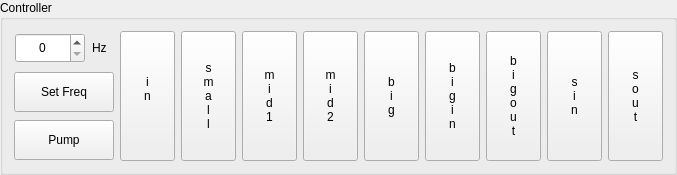
      <widget class="QGroupBox" name="groupBox_2">
       <property name="sizePolicy">
        <sizepolicy hsizetype="Fixed" vsizetype="Fixed">
         <horstretch>0</horstretch>
         <verstretch>0</verstretch>
        </sizepolicy>
       </property>
       <property name="title">
        <string>Controller</string>
       </property>
       <layout class="QGridLayout" name="gridLayout_8">
        <item row="0" column="0">
         <layout class="QHBoxLayout" name="horizontalLayout">
          <property name="sizeConstraint">
           <enum>QLayout::SetDefaultConstraint</enum>
          </property>
          <item>
           <widget class="QSpinBox" name="spinBoxFreq">
            <property name="sizePolicy">
             <sizepolicy hsizetype="Fixed" vsizetype="Fixed">
              <horstretch>0</horstretch>
              <verstretch>0</verstretch>
             </sizepolicy>
            </property>
            <property name="minimumSize">
             <size>
              <width>70</width>
              <height>30</height>
             </size>
            </property>
            <property name="maximumSize">
             <size>
              <width>70</width>
              <height>30</height>
             </size>
            </property>
            <property name="alignment">
             <set>Qt::AlignCenter</set>
            </property>
           </widget>
          </item>
          <item>
           <widget class="QLabel" name="label_13">
            <property name="sizePolicy">
             <sizepolicy hsizetype="Fixed" vsizetype="Fixed">
              <horstretch>0</horstretch>
              <verstretch>0</verstretch>
             </sizepolicy>
            </property>
            <property name="minimumSize">
             <size>
              <width>20</width>
              <height>20</height>
             </size>
            </property>
            <property name="maximumSize">
             <size>
              <width>20</width>
              <height>20</height>
             </size>
            </property>
            <property name="text">
             <string>Hz</string>
            </property>
           </widget>
          </item>
         </layout>
        </item>
        <item row="0" column="1" rowspan="3">
         <widget class="QToolButton" name="btnWaterIn">
          <property name="sizePolicy">
           <sizepolicy hsizetype="Fixed" vsizetype="Fixed">
            <horstretch>0</horstretch>
            <verstretch>0</verstretch>
           </sizepolicy>
          </property>
          <property name="minimumSize">
           <size>
            <width>55</width>
            <height>130</height>
           </size>
          </property>
          <property name="maximumSize">
           <size>
            <width>60</width>
            <height>200</height>
           </size>
          </property>
          <property name="text">
           <string>i
n
</string>
          </property>
         </widget>
        </item>
        <item row="0" column="2" rowspan="3">
         <widget class="QToolButton" name="btnValveSmall">
          <property name="sizePolicy">
           <sizepolicy hsizetype="Expanding" vsizetype="Preferred">
            <horstretch>0</horstretch>
            <verstretch>0</verstretch>
           </sizepolicy>
          </property>
          <property name="minimumSize">
           <size>
            <width>55</width>
            <height>130</height>
           </size>
          </property>
          <property name="maximumSize">
           <size>
            <width>60</width>
            <height>200</height>
           </size>
          </property>
          <property name="text">
           <string>s
m
a
l
l</string>
          </property>
         </widget>
        </item>
        <item row="0" column="3" rowspan="3">
         <widget class="QToolButton" name="btnValveMiddle1">
          <property name="sizePolicy">
           <sizepolicy hsizetype="Expanding" vsizetype="Preferred">
            <horstretch>0</horstretch>
            <verstretch>0</verstretch>
           </sizepolicy>
          </property>
          <property name="minimumSize">
           <size>
            <width>55</width>
            <height>130</height>
           </size>
          </property>
          <property name="maximumSize">
           <size>
            <width>60</width>
            <height>200</height>
           </size>
          </property>
          <property name="text">
           <string>m
i
d
1</string>
          </property>
         </widget>
        </item>
        <item row="0" column="4" rowspan="3">
         <widget class="QToolButton" name="btnValveMiddle2">
          <property name="sizePolicy">
           <sizepolicy hsizetype="Expanding" vsizetype="Preferred">
            <horstretch>0</horstretch>
            <verstretch>0</verstretch>
           </sizepolicy>
          </property>
          <property name="minimumSize">
           <size>
            <width>55</width>
            <height>130</height>
           </size>
          </property>
          <property name="maximumSize">
           <size>
            <width>60</width>
            <height>200</height>
           </size>
          </property>
          <property name="text">
           <string>m
i
d
2</string>
          </property>
         </widget>
        </item>
        <item row="0" column="5" rowspan="3">
         <widget class="QToolButton" name="btnValveBig">
          <property name="sizePolicy">
           <sizepolicy hsizetype="Expanding" vsizetype="Preferred">
            <horstretch>0</horstretch>
            <verstretch>0</verstretch>
           </sizepolicy>
          </property>
          <property name="minimumSize">
           <size>
            <width>55</width>
            <height>130</height>
           </size>
          </property>
          <property name="maximumSize">
           <size>
            <width>60</width>
            <height>200</height>
           </size>
          </property>
          <property name="text">
           <string>b
i
g</string>
          </property>
         </widget>
        </item>
        <item row="0" column="6" rowspan="3">
         <widget class="QToolButton" name="btnBigWaterIn">
          <property name="sizePolicy">
           <sizepolicy hsizetype="Expanding" vsizetype="Preferred">
            <horstretch>0</horstretch>
            <verstretch>0</verstretch>
           </sizepolicy>
          </property>
          <property name="minimumSize">
           <size>
            <width>55</width>
            <height>130</height>
           </size>
          </property>
          <property name="maximumSize">
           <size>
            <width>60</width>
            <height>200</height>
           </size>
          </property>
          <property name="text">
           <string>b
i
g
i
n</string>
          </property>
         </widget>
        </item>
        <item row="0" column="7" rowspan="3">
         <widget class="QToolButton" name="btnBigWaterOut">
          <property name="sizePolicy">
           <sizepolicy hsizetype="Expanding" vsizetype="Preferred">
            <horstretch>0</horstretch>
            <verstretch>0</verstretch>
           </sizepolicy>
          </property>
          <property name="minimumSize">
           <size>
            <width>55</width>
            <height>130</height>
           </size>
          </property>
          <property name="maximumSize">
           <size>
            <width>60</width>
            <height>200</height>
           </size>
          </property>
          <property name="text">
           <string>b
i
g
o
u
t</string>
          </property>
         </widget>
        </item>
        <item row="0" column="8" rowspan="3">
         <widget class="QToolButton" name="btnSmallWaterIn">
          <property name="sizePolicy">
           <sizepolicy hsizetype="Expanding" vsizetype="Preferred">
            <horstretch>0</horstretch>
            <verstretch>0</verstretch>
           </sizepolicy>
          </property>
          <property name="minimumSize">
           <size>
            <width>55</width>
            <height>130</height>
           </size>
          </property>
          <property name="maximumSize">
           <size>
            <width>60</width>
            <height>200</height>
           </size>
          </property>
          <property name="text">
           <string>s
i
n</string>
          </property>
         </widget>
        </item>
        <item row="0" column="9" rowspan="3">
         <widget class="QToolButton" name="btnSmallWaterOut">
          <property name="sizePolicy">
           <sizepolicy hsizetype="Expanding" vsizetype="Preferred">
            <horstretch>0</horstretch>
            <verstretch>0</verstretch>
           </sizepolicy>
          </property>
          <property name="minimumSize">
           <size>
            <width>55</width>
            <height>130</height>
           </size>
          </property>
          <property name="maximumSize">
           <size>
            <width>60</width>
            <height>200</height>
           </size>
          </property>
          <property name="text">
           <string>s
o
u
t</string>
          </property>
         </widget>
        </item>
        <item row="1" column="0">
         <widget class="QToolButton" name="btnSetFreq">
          <property name="sizePolicy">
           <sizepolicy hsizetype="Fixed" vsizetype="Fixed">
            <horstretch>0</horstretch>
            <verstretch>0</verstretch>
           </sizepolicy>
          </property>
          <property name="minimumSize">
           <size>
            <width>100</width>
            <height>40</height>
           </size>
          </property>
          <property name="maximumSize">
           <size>
            <width>100</width>
            <height>40</height>
           </size>
          </property>
          <property name="text">
           <string>Set Freq</string>
          </property>
         </widget>
        </item>
        <item row="2" column="0">
         <widget class="QToolButton" name="btnWaterPump">
          <property name="sizePolicy">
           <sizepolicy hsizetype="Fixed" vsizetype="Fixed">
            <horstretch>0</horstretch>
            <verstretch>0</verstretch>
           </sizepolicy>
          </property>
          <property name="minimumSize">
           <size>
            <width>100</width>
            <height>40</height>
           </size>
          </property>
          <property name="maximumSize">
           <size>
            <width>100</width>
            <height>40</height>
           </size>
          </property>
          <property name="text">
           <string>Pump</string>
          </property>
         </widget>
        </item>
       </layout>
      </widget>
